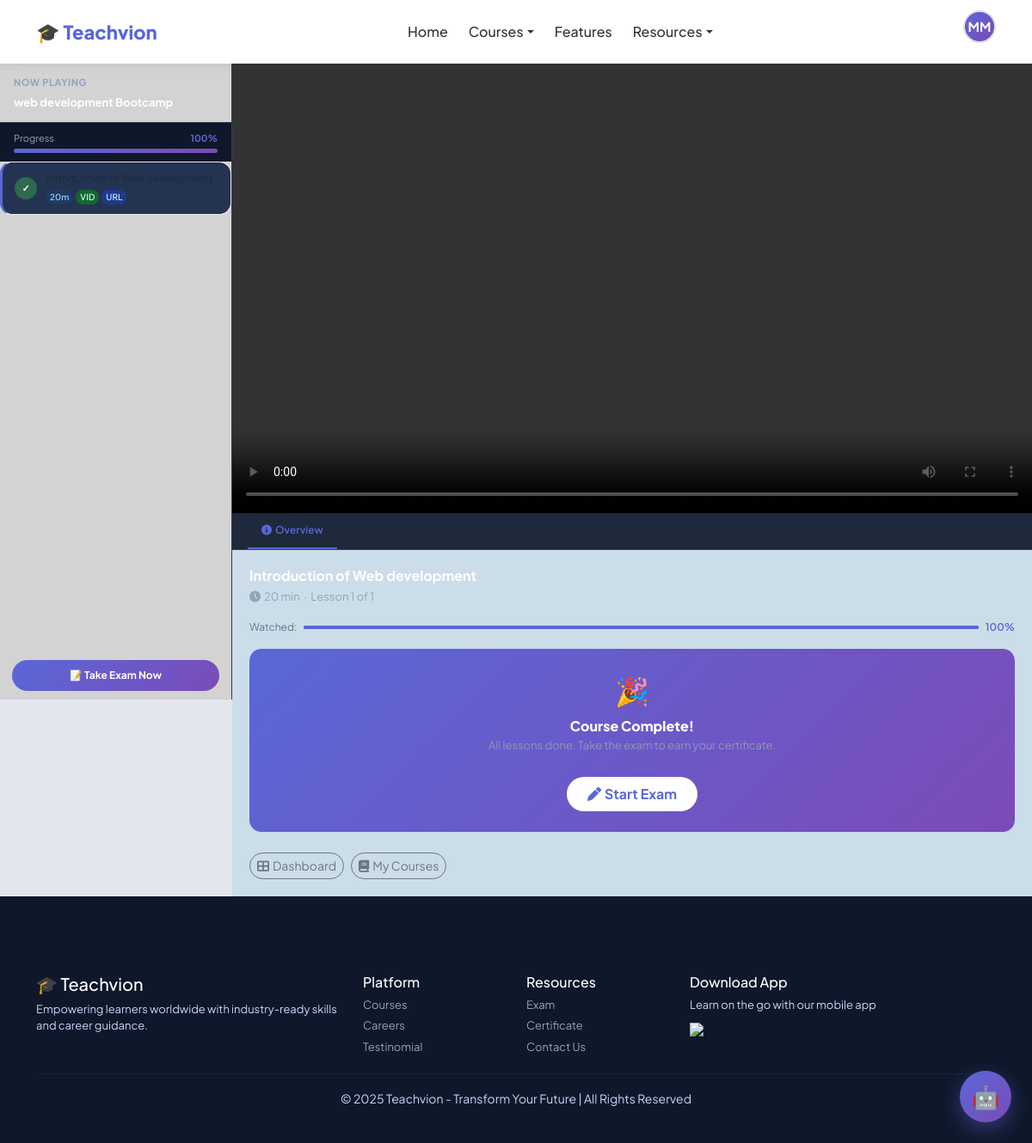
The app's page /course/1/player/ (signed in) with its own data.
### accounts/models.py (models this page shows, shortened)
class CustomUser(AbstractUser):
    ROLE_CHOICES = [
        ('student', 'Student'),
        ('trainer', 'Trainer'),
        ('admin', 'Admin'),
    ]
    email = models.EmailField(unique=True)
    role = models.CharField(max_length=10, choices=ROLE_CHOICES, default='student')
    phone = models.CharField(max_length=15, blank=True)
    profile_pic = models.ImageField(upload_to='profiles/', blank=True, null=True)
    bio = models.TextField(blank=True)
    created_at = models.DateTimeField(auto_now_add=True)
    USERNAME_FIELD = 'email'
    REQUIRED_FIELDS = ['username', 'first_name', 'last_name']
    def get_dashboard_url(self):
        urls = {
            'student': '/dashboard/student/',
            'trainer': '/dashboard/trainer/',
            'admin':   '/dashboard/admin/',
        }
        return urls.get(self.role, '/')

### courses/models.py (models this page shows, shortened)
class Course(models.Model):
    CATEGORY_CHOICES = [
        ('web', 'Web Development'),
        ('java', 'Java Full Stack'),
        ('python', 'Python Full Stack'),
        ('data', 'Data Analytics'),
        ('ai', 'AI/ML'),
        ('accounting', 'Accounting & Finance'),
        ('business', 'Business Management'),
        ('diet', 'Diet & Nutrition'),
        ('computer_science', 'Computer Science'),
    ]
    trainer = models.ForeignKey(
        settings.AUTH_USER_MODEL,
        on_delete=models.SET_NULL,
        null=True, blank=True,
        related_name='courses_taught',
        limit_choices_to={'role': 'trainer'}
    )
    title = models.CharField(max_length=200)
    description = models.TextField()
    category = models.CharField(max_length=20, choices=CATEGORY_CHOICES)
    price = models.DecimalField(max_digits=10, decimal_places=2)
    thumbnail = models.ImageField(upload_to='course_thumbnails/', blank=True, null=True)
    badge = models.CharField(max_length=50, blank=True)
    is_active = models.BooleanField(default=True)
    created_at = models.DateTimeField(auto_now_add=True)
    updated_at = models.DateTimeField(auto_now=True)

class Lesson(models.Model):
    course = models.ForeignKey(Course, on_delete=models.CASCADE, related_name='lessons')
    title = models.CharField(max_length=200)
    video_file = models.FileField(upload_to='videos/', blank=True, null=True)
    video_url = models.URLField(blank=True)   # YouTube / Vimeo embed
    pdf_file = models.FileField(upload_to='lesson_pdfs/', blank=True, null=True)
    notes = models.TextField(blank=True)
    order = models.PositiveIntegerField(default=0)
    duration_mins = models.PositiveIntegerField(default=0)
    created_at = models.DateTimeField(auto_now_add=True)
    class Meta:
        ordering = ['order']

class VideoProgress(models.Model):
    student = models.ForeignKey(settings.AUTH_USER_MODEL, on_delete=models.CASCADE, related_name='video_progress')
    lesson = models.ForeignKey(Lesson, on_delete=models.CASCADE, related_name='progress')
    watched_percent = models.PositiveIntegerField(default=0)
    completed = models.BooleanField(default=False)
    last_watched = models.DateTimeField(auto_now=True)
    class Meta:
        unique_together = ['student', 'lesson']

### courses/views.py (the view)
# urls.py: path('course/<int:course_id>/player/', views.course_player_view, name='course_player'),
@login_required
def course_player_view(request, course_id):
    course = get_object_or_404(Course, id=course_id)
    enrollment = Enrollment.objects.filter(
        student=request.user, course=course, payment_status='paid'
    ).first()
    if not enrollment:
        messages.error(request, "Please enroll to access this course.")
        return redirect('index')
    lessons       = course.lessons.all()
    lesson_id     = request.GET.get('lesson')
    if lesson_id:
        current_lesson = get_object_or_404(Lesson, id=lesson_id, course=course)
    else:
        current_lesson = None
        for l in lessons:
            if l.video_file or l.video_url:
                current_lesson = l
                break
        if not current_lesson:
            current_lesson = lessons.first()
    if current_lesson:
        if current_lesson.video_url:
            normalized = normalize_video_url(current_lesson.video_url)
            if normalized:
                current_lesson.video_url = normalized
            else:
                current_lesson.video_url = ''
    progress_map = {
        vp.lesson_id: vp
        for vp in VideoProgress.objects.filter(
            student=request.user, lesson__course=course
        )
    }
    total      = lessons.count()
    completed  = sum(1 for l in lessons
                     if progress_map.get(l.id) and progress_map[l.id].completed)
    completion_pct = int((completed / total) * 100) if total else 0
    can_take_exam  = completion_pct >= 100
    return render(request, 'course_player.html', {
        'course': course,
        'lessons': lessons,
        'current_lesson': current_lesson,
        'progress_map': progress_map,
        'completion_pct': completion_pct,
        'can_take_exam': can_take_exam,
        'enrollment': enrollment,
    })

### courses/templates/course_player.html (shortened to what this page needs)
{% extends 'base.html' %}
{% load static course_extras %}
{% block content %}
<div class="player-layout">
  <div class="sidebar">
    <div class="sidebar-header">
      <div class="course-label">Now Playing</div>
      <h5>{{ course.title }}</h5>
    </div>
    <div class="progress-wrap">
      <div class="d-flex justify-content-between mb-1">
        <span style="font-size:11px;color:#94a3b8;">Progress</span>
        <span style="font-size:11px;color:#5a67d8;font-weight:700;">{{ completion_pct }}%</span>
      </div>
      <div class="prog-bar-bg">
        <div class="prog-bar-fill" style="width:{{ completion_pct }}%;"></div>
      </div>
    </div>
    <div class="lesson-list">
      {% for lesson in lessons %}
      <a href="/course/{{ course.id }}/player/?lesson={{ lesson.id }}"
         class="lesson-item
           {% if current_lesson and lesson.id == current_lesson.id %}active{% endif %}
           {% with vp=progress_map|get_item:lesson.id %}{% if vp and vp.completed %} done{% endif %}{% endwith %}">
        <div class="lesson-num">
          {% with vp=progress_map|get_item:lesson.id %}
            {% if vp and vp.completed %}✓{% else %}{{ forloop.counter }}{% endif %}
          {% endwith %}
        </div>
        <div style="flex:1;min-width:0;">
          <div class="lesson-title">{{ lesson.title }}</div>
          <div class="lesson-chips">
            {% if lesson.duration_mins %}<span class="lc" style="background:#1e3a5f;color:#93c5fd;">{{ lesson.duration_mins }}m</span>{% endif %}
            {% if lesson.video_file %}<span class="lc lc-vid">VID</span>{% endif %}
            {% if lesson.video_url  %}<span class="lc lc-url">URL</span>{% endif %}
          </div>
        </div>
      </a>
      {% empty %}
      <div style="padding:20px;color:#64748b;text-align:center;font-size:12px;">No lessons yet.</div>
      {% endfor %}
    </div>
    {% if can_take_exam %}
    <div class="sidebar-exam-btn">
      <a href="{% url 'take_exam' course.id %}">📝 Take Exam Now</a>
    </div>
    {% endif %}
  </div>
  <div class="main-area">
    {% if current_lesson %}
      <div class="video-wrap">
        {% if current_lesson.video_file %}
          <video controls id="lessonVideo" preload="metadata">
            <source src="{{ current_lesson.video_file.url }}">
          </video>
        {% elif current_lesson.video_url %}
          <iframe src="{{ current_lesson.video_url }}"
                  id="lessonIframe"
                  allow="accelerometer;autoplay;clipboard-write;encrypted-media;gyroscope;picture-in-picture"
                  allowfullscreen>
          </iframe>
        {% else %}
          <div class="no-video">
            <i class="fas fa-video-slash fa-2x mb-2"></i>
            <p style="margin:0;font-size:13px;">No video for this lesson</p>
          </div>
        {% endif %}
      </div>
      <div class="content-tabs">
        <button class="content-tab active" onclick="switchTab(this,'tab-overview')">
          <i class="fas fa-info-circle me-1"></i>Overview
        </button>
      </div>
      <div class="tab-panel active" id="tab-overview">
        <h4>{{ current_lesson.title }}</h4>
        <p>
          {% if current_lesson.duration_mins %}<i class="fas fa-clock me-1"></i>{{ current_lesson.duration_mins }} min &nbsp;·&nbsp;{% endif %}
          Lesson {% for l in lessons %}{% if l.id == current_lesson.id %}{{ forloop.counter }}{% endif %}{% endfor %} of {{ lessons|length }}
        </p>
        {% if current_lesson.video_file %}
        <div class="d-flex align-items-center gap-2 mb-3">
          <small style="color:#64748b;font-size:12px;">Watched:</small>
          <div class="inline-progress" style="flex:1;">
            <div class="inline-progress-fill" id="videoProgressInline"
                 style="width:{% with vp=progress_map|get_item:current_lesson.id %}{% if vp %}{{ vp.watched_percent }}{% else %}0{% endif %}{% endwith %}%;">
            </div>
          </div>
          <small style="color:#5a67d8;font-size:12px;font-weight:600;" id="videoProgressPct">
            {% with vp=progress_map|get_item:current_lesson.id %}{% if vp %}{{ vp.watched_percent }}{% else %}0{% endif %}{% endwith %}%
          </small>
        </div>
        {% endif %}
        {% if can_take_exam %}
        <div class="exam-unlock-box">
          <div style="font-size:32px;margin-bottom:4px;">🎉</div>
          <h5>Course Complete!</h5>
          <p style="opacity:.85;font-size:13px;">All lessons done. Take the exam to earn your certificate.</p>
          <a href="{% url 'take_exam' course.id %}"><i class="fas fa-pen me-1"></i>Start Exam</a>
        </div>
        {% elif completion_pct > 0 %}
        <div style="background:#1e293b;border-radius:10px;padding:12px 14px;font-size:13px;color:#94a3b8;margin-top:10px;">
          <i class="fas fa-chart-bar me-1" style="color:#5a67d8;"></i>
          <strong style="color:#5a67d8;">{{ completion_pct }}%</strong> completed — finish all lessons to unlock the exam.
        </div>
        {% endif %}
        <div class="d-flex gap-2 mt-4 flex-wrap">
          <a href="{% url 'student_dashboard' %}" class="btn btn-outline-secondary rounded-pill btn-sm">
            <i class="fas fa-th-large me-1"></i>Dashboard
          </a>
          <a href="{% url 'my_courses' %}" class="btn btn-outline-secondary rounded-pill btn-sm">
            <i class="fas fa-book me-1"></i>My Courses
          </a>
        </div>
      </div>
    {% endif %}
  </div>
</div>
<button class="ai-float-btn" onclick="toggleAIChat()" title="AI Tutor">🤖</button>
{% endblock %}

### courses/templates/base.html (shortened to what this page needs)
{% load static %}
<!DOCTYPE html>
<html lang="en">
<head>
  <link rel="stylesheet" href="{% static 'css/style.css' %}">
  <link href="https://cdn.jsdelivr.net/npm/bootstrap@5.3.0/dist/css/bootstrap.min.css" rel="stylesheet">
  <link rel="stylesheet" href="https://cdnjs.cloudflare.com/ajax/libs/font-awesome/6.4.0/css/all.min.css">
</head>
<body>
<nav class="navbar navbar-expand-lg">
  <div class="container">
    <a class="logo" href="{% url 'index' %}">🎓 Teachvion</a>
    <div class="collapse navbar-collapse justify-content-center" id="navbarMain">
      <ul class="navbar-nav">
        <li class="nav-item"><a class="nav-link" href="{% url 'index' %}">Home</a></li>
        <li class="nav-item dropdown">
          <a class="nav-link dropdown-toggle" href="#" data-bs-toggle="dropdown">Courses</a>
        </li>
        <li class="nav-item"><a class="nav-link" href="#Features">Features</a></li>
        <li class="nav-item dropdown">
          <a class="nav-link dropdown-toggle" href="#" data-bs-toggle="dropdown">Resources</a>
        </li>
      </ul>
    </div>
    <div class="d-flex align-items-center gap-2">
      {% if user.is_authenticated %}
        <div class="dropdown profile-dropdown">
          <div class="profile-avatar dropdown-toggle" data-bs-toggle="dropdown">
            {% if user.profile_pic %}
              <img src="{{ user.profile_pic.url }}" alt="Profile">
            {% else %}
              {{ user.first_name|first|upper }}{{ user.last_name|first|upper }}
            {% endif %}
          </div>
        </div>
      {% else %}
        <a href="{% url 'login' %}" class="btn btn-login">Log in</a>
        <a href="{% url 'register' %}" class="btn btn-signup">Sign up</a>
      {% endif %}
    </div>
  </div>
</nav>
{% block content %}{% endblock %}
<footer class="footer">
  <div class="container">
    <div class="row">
      <div class="col-md-4">
        <h5>🎓 Teachvion</h5>
        <p>Empowering learners worldwide with industry-ready skills and career guidance.</p>
      </div>
      <div class="col-md-2">
        <h6>Platform</h6>
        <p><a href="{% url 'index' %}#courses">Courses</a></p>
        <p><a href="{% url 'index' %}#jobs">Careers</a></p>
        <p><a href="{% url 'index' %}#testinomial">Testinomial</a></p>
      </div>
      <div class="col-md-2">
        <h6>Resources</h6>
        <p><a href="{% url 'exam' %}">Exam</a></p>
        <p><a href="{% url 'certificate' %}">Certificate</a></p>
        <p><a href="#contact">Contact Us</a></p>
      </div>
      <div class="col-md-4">
        <h6>Download App</h6>
        <p>Learn on the go with our mobile app</p>
        <img src="https://upload.wikimedia.org/wikipedia/commons/7/78/Google_Play_Store_badge_EN.svg" width="130">
      </div>
    </div>
    <hr>
    <div class="text-center">
      <small>© 2025 Teachvion - Transform Your Future | All Rights Reserved</small>
    </div>
  </div>
</footer>
</body>
</html>

### records on screen
CustomUser: first_name|first "M", last_name|first "M"
Course: title "web development Bootcamp"
Lesson: duration_mins "20", shows "VID", shows "URL", title "Introduction of Web development"
VideoProgress: watched_percent "100"

### other values on screen
{{ completion_pct }} "100"
{{ lessons|length }} "1"
